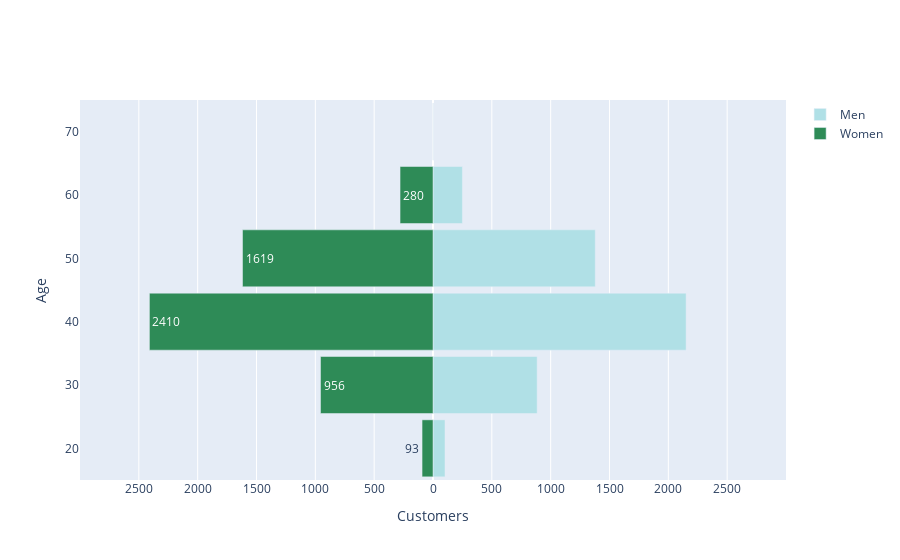

The cell this chart's notebook holds for it:
### Code cell
women_bins = np.array(-1* pyramid[pyramid['Gender']=='F']['CLIENTNUM'])
men_bins = np.array(pyramid[pyramid['Gender']=='M']['CLIENTNUM'])

y = list(range(20, 100, 10))

layout = go.Layout(yaxis=go.layout.YAxis(title='Age'),
                   xaxis=go.layout.XAxis(
                       range=[-3000, 3000],
                       tickvals=[-2500,-2000,-1500,-1000,-500, 0, 500,1000,1500,2000,2500],
                       ticktext=[2500,2000,1500,1000,500, 0, 500,1000,1500,2000,2500],
                       title='Customers'),
                   barmode='overlay',
                   bargap=0.1)

p_data = [go.Bar(y=y,
               x=men_bins,
               orientation='h',
               name='Men',
#                text=men_bins.astype('int'),
               hoverinfo='x',
               marker=dict(color='powderblue')
               ),
        go.Bar(y=y,
               x=women_bins,
               orientation='h',
               name='Women',
               text=-1 * women_bins.astype('int'),
               hoverinfo='text',
               marker=dict(color='seagreen')
               )]

iplot(dict(data=p_data, layout=layout))

### Figure 1 — Plotly figure (JSON) as saved in the notebook; plotly's stock layout.template omitted (floating-point values rounded to 4 significant figures)
{"data": [{"hoverinfo": "x", "marker": {"color": "powderblue"}, "name": "Men", "orientation": "h", "type": "bar", "x": [102, 885, 2151, 1379, 250, 2], "y": [20, 30, 40, 50, 60, 70, 80, 90]}, {"hoverinfo": "text", "marker": {"color": "seagreen"}, "name": "Women", "orientation": "h", "text": [93, 956, 2410, 1619, 280, 0], "type": "bar", "x": [-93, -956, -2410, -1619, -280, 0], "y": [20, 30, 40, 50, 60, 70, 80, 90]}], "layout": {"bargap": 0.1, "barmode": "overlay", "xaxis": {"range": [-3000, 3000], "ticktext": [2500, 2000, 1500, 1000, 500, 0, 500, 1000, 1500, 2000, 2500], "tickvals": [-2500, -2000, -1500, -1000, -500, 0, 500, 1000, 1500, 2000, 2500], "title": {"text": "Customers"}}, "yaxis": {"title": {"text": "Age"}}}}
